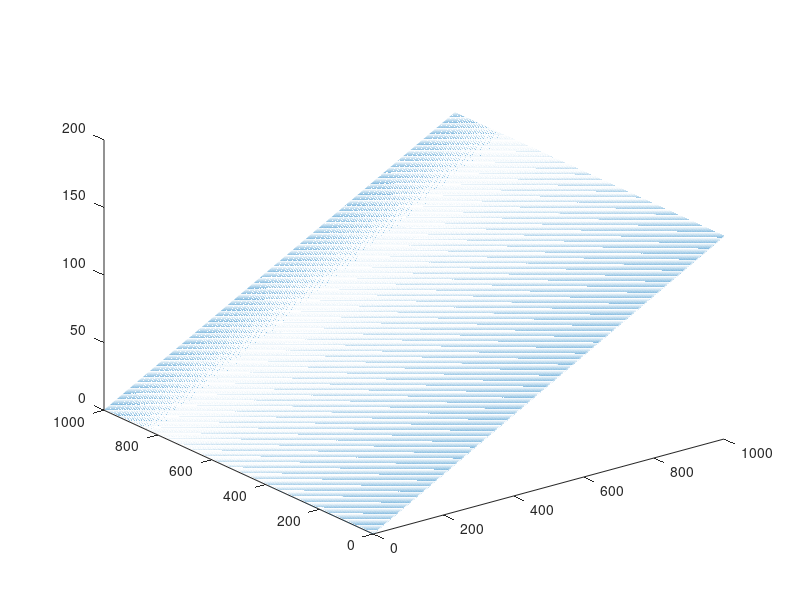

Recreate this plot in MATLAB.
clear all

%% Initialize
terrainName = 'slope';
widthInXDirection = 1; % in m
widthInYDirection = 1; % in m
inclination = 0.15 / widthInXDirection;
resolution = 1000; % in cells per m

nCellsInXDirection = resolution * widthInXDirection;
nCellsInYDirection = resolution * widthInYDirection;
nCells = nCellsInXDirection * nCellsInYDirection;

terrainMatrix = zeros(nCells, 4 );

%% Generate
for xIndex = 1:nCellsInXDirection
    for yIndex = 1:nCellsInYDirection
        
        cellIndex = (xIndex-1) * nCellsInXDirection + yIndex;
        terrainMatrix(cellIndex, 1) = xIndex;
        terrainMatrix(cellIndex, 2) = yIndex;
        terrainMatrix(cellIndex, 3) = (xIndex-1) * inclination;
        terrainMatrix(cellIndex, 4) = 0;
        
    end
end

%% Plot
index = 1:length(terrainMatrix);
plot3(terrainMatrix(index,1), terrainMatrix(index,2), terrainMatrix(index,3));

%% Save
fileName = [terrainName '.asc'];
save(fileName, 'terrainMatrix', '-ascii', '-double', '-tabs');